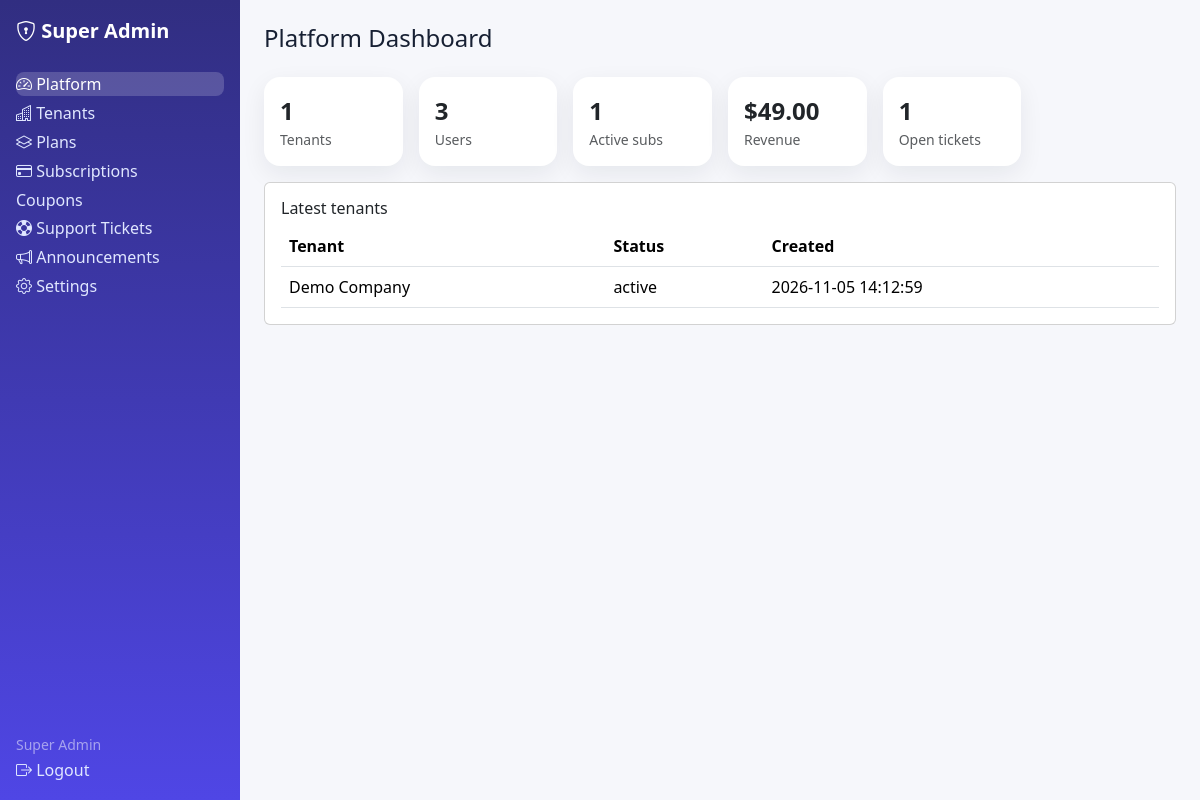
Screenshot of /super-admin/index.php (signed in) with the database file from the repository.
### tables this page shows
CREATE TABLE tenants (id INT UNSIGNED AUTO_INCREMENT PRIMARY KEY, name VARCHAR(150) NOT NULL, slug VARCHAR(160) NOT NULL UNIQUE, status ENUM('active','suspended') NOT NULL DEFAULT 'active', created_at DATETIME NOT NULL DEFAULT CURRENT_TIMESTAMP, INDEX idx_tenants_status(status));

### includes/functions.php (called while the page is built, shortened)
<?php
function e(?string $v): string { return htmlspecialchars($v ?? '', ENT_QUOTES, 'UTF-8'); }

### super-admin/index.php (the view, shortened to what this page needs)
<?php require_once __DIR__ . '/../includes/auth.php'; $user=require_role(['super_admin'], '../auth/login.php'); $pdo=db(); $base='../';
$stats=['Tenants'=>$pdo->query('SELECT COUNT(*) FROM tenants')->fetchColumn(),'Users'=>$pdo->query('SELECT COUNT(*) FROM users')->fetchColumn(),
'Active subs'=>$pdo->query('SELECT COUNT(*) FROM subscriptions WHERE status IN ("active","trial")')->fetchColumn(),
'Revenue'=>'$'.number_format((float)$pdo->query('SELECT COALESCE(SUM(amount),0) FROM payments WHERE status="paid"')->fetchColumn(),2),
'Open tickets'=>$pdo->query('SELECT COUNT(*) FROM support_tickets WHERE status="open"')->fetchColumn()];
include __DIR__ . '/header.php'; ?>
<div class="row g-3"><?php foreach($stats as $l=>$v): ?><div class="col-md-4 col-xl-2"><div class="card stat-card p-3"><div class="fs-4 fw-bold"><?= e((string)$v) ?></div><div class="text-muted small"><?= e($l) ?></div></div></div><?php endforeach; ?></div>
<div class="card p-3 mt-3"><h6>Latest tenants</h6><table class="table mb-0"><tr><th>Tenant</th><th>Status</th><th>Created</th></tr>
<?php foreach($pdo->query('SELECT * FROM tenants ORDER BY id DESC LIMIT 8')->fetchAll() as $t): ?><tr><td><?= e($t['name']) ?></td><td><?= e($t['status']) ?></td><td><?= e($t['created_at']) ?></td></tr><?php endforeach; ?></table></div>
<?php include __DIR__ . '/footer.php'; ?>

### assets/css/style.css (style rules this page uses)
:root { --brand:#4f46e5;--bg:#f6f7fb;--card:#fff;--text:#172033 }
body { background:var(--bg);color:var(--text);font-family:system-ui,-apple-system,"Segoe UI",Roboto,sans-serif }
.stat-card { border:0;border-radius:1rem;box-shadow:0 8px 24px rgba(15,23,42,.07) }

### rows the page displays
tenants: name "Demo Company", status "active", created_at "2026-11-05 14:12:59"

### other values shown
$l "Platform"
$l "Tenants"
$l "Plans"
$l "Subscriptions"
$l "Coupons"
$l "Support Tickets"
$l "Announcements"
$l "Settings"
current_user()['name'] "Super Admin"
$pageTitle "Platform Dashboard"
$v "1"
$v "3"
$l "Users"
$l "Active subs"
$v "$49.00"
